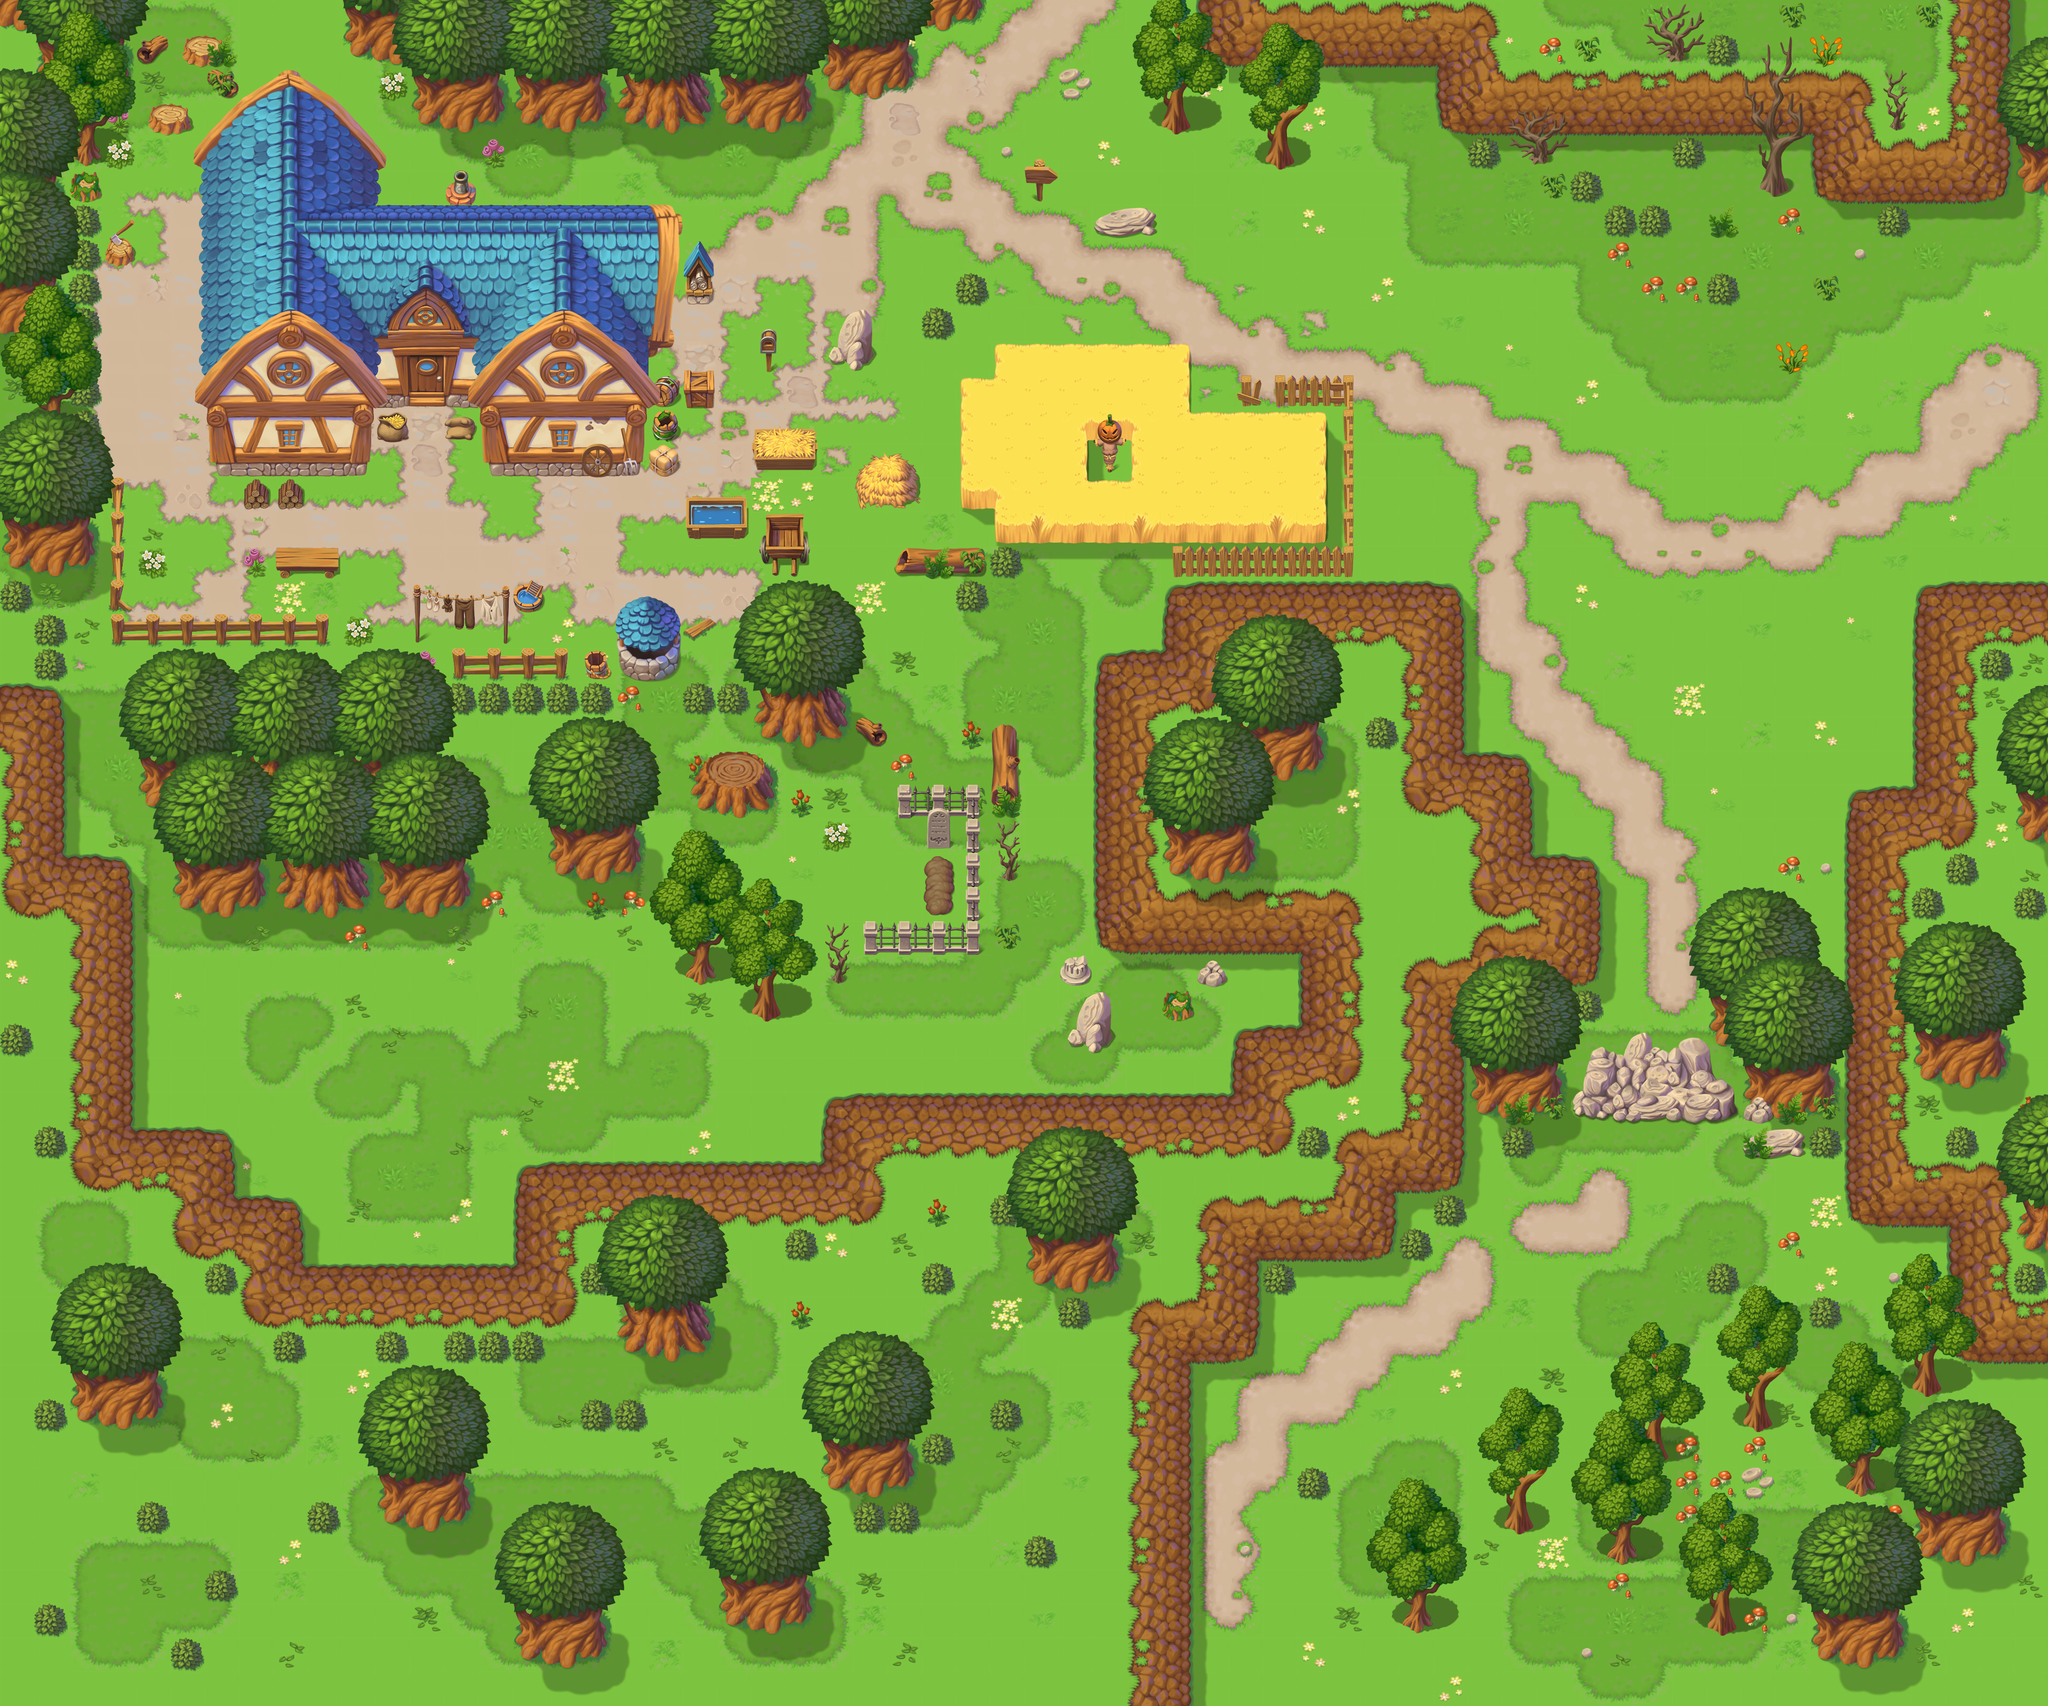

Below is a game level as drawn by its tile map, then a one-line description and the .tmx that defines it (tile-layer data replaced by summaries):
An orthogonal 60x50 tile map with 64x64 px tiles, 8 tile layers (Ground, Shadows, Decorations, Obstacles_low, ...), 6 tilesets and 11 objects (EnemyNPC_1, map_2, map_3, map_4, map_5, ...).

<map version="1.5" tiledversion="1.5.0" orientation="orthogonal" renderorder="right-down" compressionlevel="0" width="60" height="50" tilewidth="64" tileheight="64" infinite="0" nextlayerid="23" nextobjectid="109">
 <editorsettings>
  <export target="In front of the Uncle_s cottage.json" format="json" />
 </editorsettings>
 <tileset firstgid="1" source="Town@64x64.tsx" />
 <tileset firstgid="257" source="All_terrain@64x64.tsx" />
 <tileset firstgid="561" source="Grassland-hills-rocks@64x64.tsx" />
 <tileset firstgid="817" source="Extra_objects@64x64.tsx" />
 <tileset firstgid="1073" source="Shadows@64x64_all.tsx" />
 <tileset firstgid="1253" source="Trees_tents@64x64.tsx" />
 <layer id="1" name="Ground" width="60" height="50">
  <data>[3000 cells, 3000 non-empty, 75 distinct tile ids]</data>
 </layer>
 <objectgroup id="22" name="EnemyNPCs">
  <object id="92" name="EnemyNPC_1" x="578" y="986">
   <point />
  </object>
 </objectgroup>
 <objectgroup id="17" name="Portals">
  <object id="77" name="map_2" x="3772" y="382" width="68" height="707">
   <properties>
    <property name="spawn_orientation" value="LEFT" />
   </properties>
  </object>
  <object id="89" name="map_3" x="272.727" y="1.3333" width="374.06" height="63.576">
   <properties>
    <property name="spawn_orientation" value="DOWN" />
   </properties>
  </object>
  <object id="91" name="map_4" x="1854" y="2.33333" width="284" height="59.6667">
   <properties>
    <property name="spawn_orientation" value="DOWN" />
   </properties>
  </object>
  <object id="93" name="map_5" x="765" y="752" width="70" height="30.3333">
   <properties>
    <property name="no_shadow" type="bool" value="true" />
    <property name="spawn_orientation" value="DOWN" />
   </properties>
  </object>
 </objectgroup>
 <objectgroup id="20" name="NPCs">
  <object id="83" name="NPC_1" x="963" y="1019">
   <point />
  </object>
  <object id="85" name="NPC_2" x="732" y="1116">
   <point />
  </object>
  <object id="105" name="NPC_3" x="722" y="916">
   <point />
  </object>
  <object id="107" name="NPC_4" x="1048" y="918">
   <point />
  </object>
 </objectgroup>
 <objectgroup id="21" name="Items">
  <object id="99" name="doors_up" x="767.091" y="666" width="64.9091" height="69.7273" />
  <object id="103" name="ITEM_1" x="1151.33" y="1018.67">
   <point />
  </object>
 </objectgroup>
 <layer id="3" name="Shadows" width="60" height="50">
  <data>[3000 cells, 569 non-empty, 36 distinct tile ids]</data>
 </layer>
 <layer id="4" name="Decorations" width="60" height="50">
  <data>[3000 cells, 195 non-empty, 29 distinct tile ids]</data>
 </layer>
 <layer id="5" name="Obstacles_low" width="60" height="50">
  <data>[3000 cells, 908 non-empty, 189 distinct tile ids]</data>
 </layer>
 <layer id="6" name="Obstacles_high" width="60" height="50">
  <data>[3000 cells, 57 non-empty, 10 distinct tile ids]</data>
 </layer>
 <layer id="7" name="Above_low" width="60" height="50">
  <data>[3000 cells, 643 non-empty, 160 distinct tile ids]</data>
 </layer>
 <layer id="10" name="Above_high" width="60" height="50">
  <data>[3000 cells, 106 non-empty, 48 distinct tile ids]</data>
 </layer>
 <layer id="13" name="rock before" width="60" height="50">
  <data>[3000 cells, 14 non-empty, 14 distinct tile ids]</data>
 </layer>
</map>
